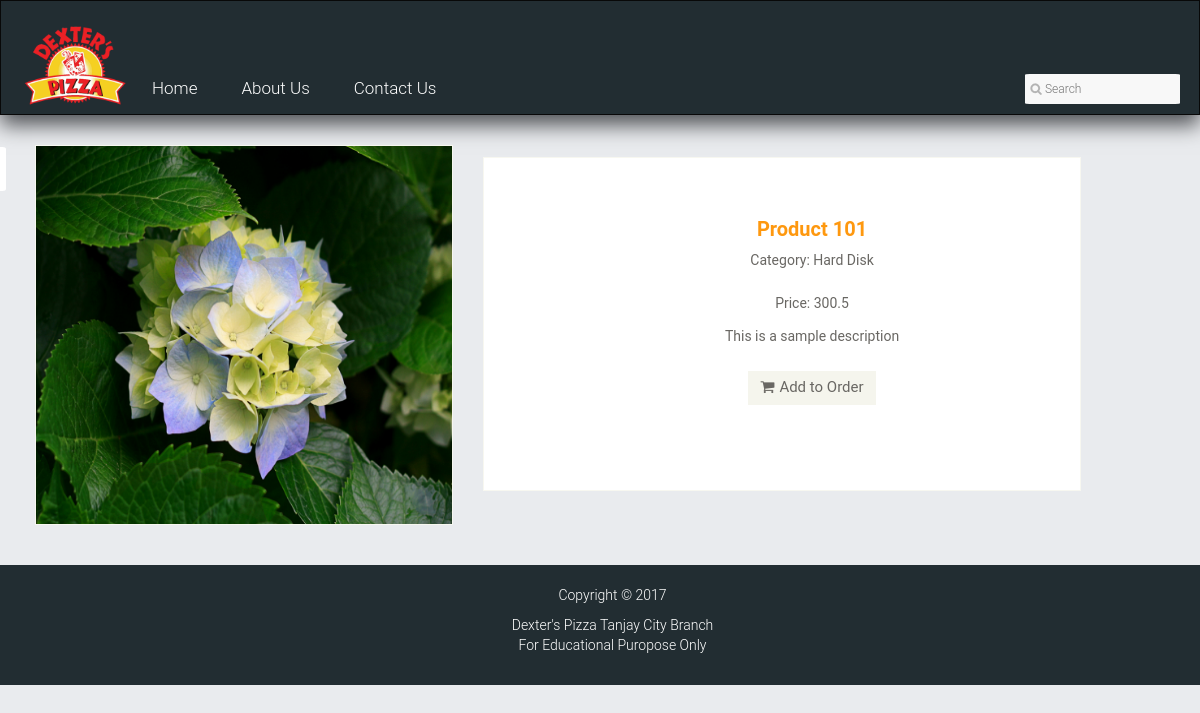
/product-details.php?prodid=80, run on the app's committed database.
### tables this page shows
CREATE TABLE IF NOT EXISTS `products` (
  `ID` int(11) NOT NULL AUTO_INCREMENT,
  `imgUrl` text NOT NULL,
  `Product` text NOT NULL,
  `Description` text NOT NULL,
  `Price` double NOT NULL,
  `Category` text NOT NULL,
  PRIMARY KEY (`ID`)
);

### product-details.php (the view, shortened to what this page needs)
<?php
	$prodID = $_GET['prodid'];
	if(!empty($prodID)){
		$sqlSelectSpecProd = mysql_query("select * from products where id = '$prodID'") or die(mysql_error());
		$getProdInfo = mysql_fetch_array($sqlSelectSpecProd);
		$prodname= $getProdInfo["Product"];
		$prodcat = $getProdInfo["Category"];
		$prodprice = $getProdInfo["Price"];
		$proddesc = $getProdInfo["Description"];
		$prodimage = $getProdInfo["imgUrl"];
				}
?>
<?php include('include/home/header.php'); ?>
	<section>
		<div class="container">
			<center>
			<div class="row">
				<div class="col-sm-11 padding-right">
					<div class="product-details">
						<div class="col-sm-5">
							<div class="view-product">
							<img src="reservation/img/products/<?php echo $prodimage; ?>" />
							</div>
						</div>
						<div class="col-sm-7" >
							<div class="product-information" style="background-color: #fff; margin-top: 2%;">
							<h2 class="product" style="color:#fe980f; font-weight: bolder"><?php echo $prodname; ?></h2>
								<p>Category: <?php echo $prodcat; ?></p>
								<p>Price: <span class="price"><?php echo $prodprice; ?></span></p>
								<p style="text-align: center;"><?php echo $proddesc; ?></p>
								<br>
								<a class="btn btn-default add-to-cart" id="add-to-cart"><i class="fa fa-shopping-cart"></i>Add to Order</a>
							</div>
						</div>
					</div>
				</div>
			</div>
			</center>
		</div>
	</section>
	<?php include('include/home/footer.php'); ?>

### css/main.css (style rules this page uses)
body { font-family: 'Roboto', sans-serif; background:; position: relative; font-weight:400px; background-color: #e9ebee; }
a { -webkit-transition: 300ms; -moz-transition: 300ms; -o-transition: 300ms; transition: 300ms; }
h1, h2, h3, h4, h5, h6 { font-family: 'Roboto', sans-serif; }
.padding-right { padding-right: 0; }
.add-to-cart { background:#F5F5ED; border: 0 none; border-radius: 0; color: #696763; font-family: 'Roboto', sans-serif; font-size: 15px; margin-bottom: 25px; }
.add-to-cart i { margin-right:5px; }
.product-details { overflow:hidden; }
.product-details { margin-bottom: 40px; overflow: hidden; margin-top: 10px; }
.view-product { position: relative; }
.view-product img { border: 1px solid #F7F7F0; height: 380px; width: 100%; }
.product-information { border: 1px solid #F7F7F0; overflow: hidden; padding-bottom: 60px; padding-left: 60px; padding-top: 60px; position: relative; }
.product-information h2 { color: #363432; font-family: 'Roboto', sans-serif; font-size: 20px; margin-top: 0; }
.product-information p { color: #696763; font-family: 'Roboto', sans-serif; margin-bottom: 5px; }
.product-information span { display: inline-block; margin-bottom: 8px; margin-top: 18px; }

### css/style.css (style rules this page uses)
.fa { cursor: pointer; }

### data on the page
products: imgUrl (picture), Product "Product 101", Category "Hard Disk", Price "300.5", Description "This is a sample description"
